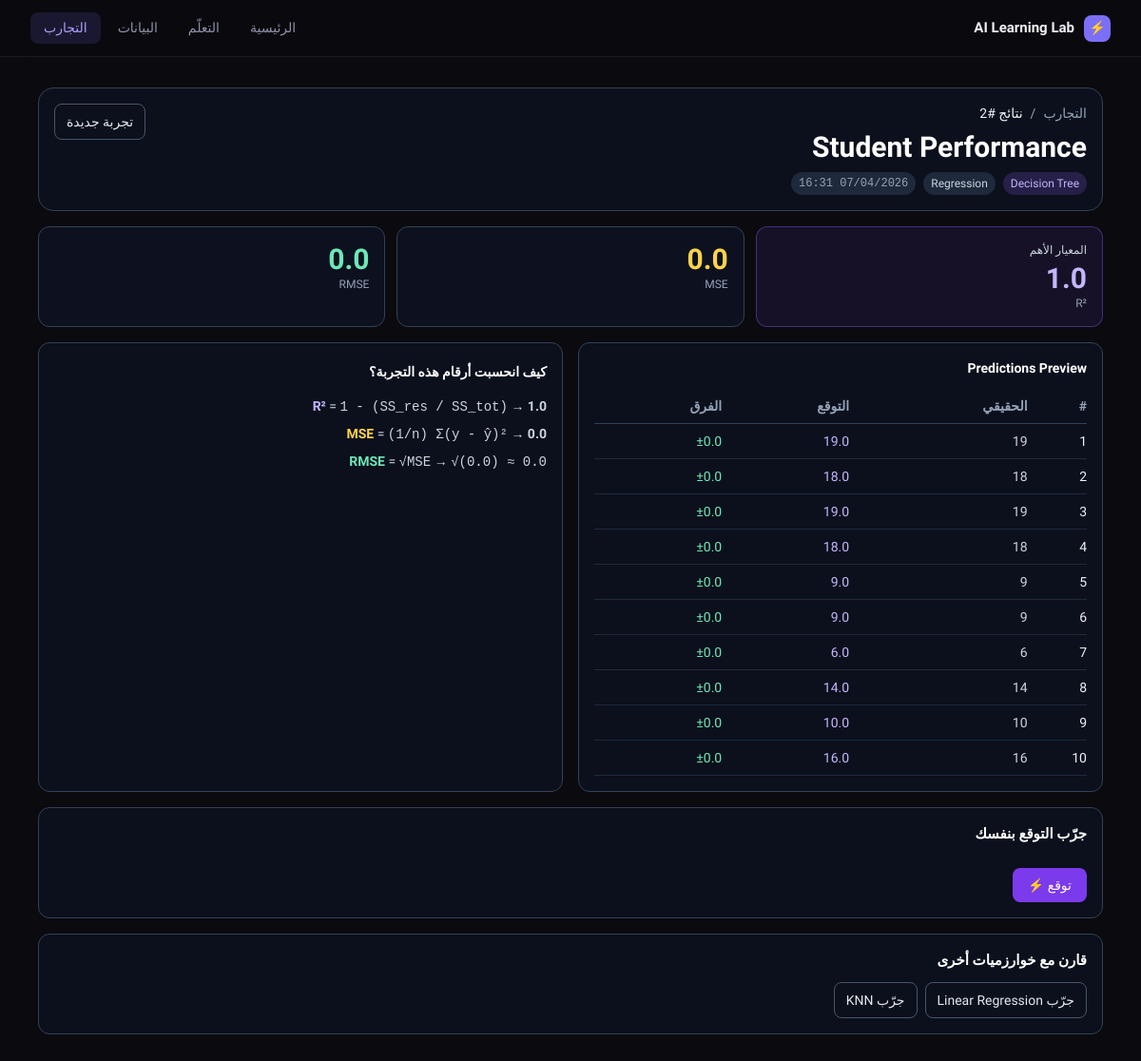
The page /experiments/2/ on the database its author committed.
### experiments/models.py (models this page shows, shortened)
class Experiment(models.Model):
    ALGORITHM_CHOICES = [
        ('linear_regression', 'Linear Regression'),
        ('logistic_regression', 'Logistic Regression'),
        ('decision_tree', 'Decision Tree'),
        ('knn', 'KNN'),
        ('automl', 'AutoML (Best Model)'),
    ]
    PROBLEM_CHOICES = [
        ('regression', 'Regression'),
        ('classification', 'Classification'),
    ]
    dataset = models.ForeignKey(Dataset, on_delete=models.CASCADE)
    problem_type = models.CharField(max_length=20, choices=PROBLEM_CHOICES)
    algorithm = models.CharField(max_length=30, choices=ALGORITHM_CHOICES)
    target_column = models.CharField(max_length=100)
    test_size = models.FloatField(default=0.2)
    random_state = models.IntegerField(null=True, blank=True)
    accuracy = models.FloatField(null=True, blank=True)
    r2_score = models.FloatField(null=True, blank=True)
    result_json = models.JSONField(null=True, blank=True)
    created_at = models.DateTimeField(auto_now_add=True)

### datasets/models.py (models this page shows, shortened)
class Dataset(models.Model):
    name = models.CharField(max_length=255)
    file = models.FileField(upload_to='datasets/')
    uploaded_at = models.DateTimeField(auto_now_add=True)
    row_count = models.IntegerField(default=0)
    column_count = models.IntegerField(default=0)

### experiments/views.py (the view)
# urls.py: path('<int:pk>/', views.experiment_detail, name='detail'),
def experiment_detail(request, pk):
    exp = get_object_or_404(Experiment, pk=pk)
    result = exp.result_json or {}
    feature_names = result.get('feature_names', [])
    feature_inputs = []
    try:
        df = pd.read_csv(exp.dataset.file.path)
        source_columns = get_column_info(df)
        source_map = {col['name']: col for col in source_columns}
        original_features = result.get('original_features') or result.get('encoders', {}).get('original_features') or feature_names
        for feat in original_features:
            col_info = source_map.get(feat, {})
            feature_inputs.append({
                'name': feat,
                'type': col_info.get('type', 'numeric'),
            })
    except Exception:
        feature_inputs = [{'name': feat, 'type': 'numeric'} for feat in feature_names]
    report = result.get('classification_report')
    if isinstance(report, dict) and 'weighted avg' in report and 'weighted_avg' not in report:
        report['weighted_avg'] = report['weighted avg']
    if isinstance(report, dict):
        weighted_avg = report.get('weighted_avg')
        if isinstance(weighted_avg, dict) and 'f1-score' in weighted_avg and 'f1_score' not in weighted_avg:
            weighted_avg['f1_score'] = weighted_avg['f1-score']
    zipped_results = list(zip(
        result.get('actual', []),
        result.get('predictions', []),
        result.get('diffs', []),
    ))
    automl_results = result.get('automl_results', [])
    algo_labels = {
        'linear_regression': 'Linear Regression',
        'logistic_regression': 'Logistic Regression',
        'decision_tree': 'Decision Tree',
        'knn': 'KNN',
    }
    for item in automl_results:
        item['label'] = algo_labels.get(item.get('algorithm'), item.get('algorithm'))
    best_automl = None
    if exp.algorithm == 'automl' and automl_results:
        best_automl = max(automl_results, key=lambda x: x.get('score', float('-inf')))
    ALGO_CHOICES = {
        'regression': [
            {'value': 'linear_regression', 'label': 'Linear Regression'},
            {'value': 'decision_tree', 'label': 'Decision Tree'},
            {'value': 'knn', 'label': 'KNN'},
        ],
        'classification': [
            {'value': 'logistic_regression', 'label': 'Logistic Regression'},
            {'value': 'decision_tree', 'label': 'Decision Tree'},
            {'value': 'knn', 'label': 'KNN'},
        ],
    }
    other_algos = [a for a in ALGO_CHOICES.get(exp.problem_type, []) if a['value'] != exp.algorithm]
    return render(request, 'experiments/detail.html', {
        'experiment': exp,
        'result': result,
        'features': feature_names,
        'feature_inputs': feature_inputs,
        'other_algos': other_algos,
        'zipped_results': zipped_results,
        'automl_results': automl_results,
        'best_automl': best_automl,
    })

### experiments/templates/experiments/detail.html (shortened to what this page needs)
{% extends 'base.html' %}
{% block nav_experiments %}active{% endblock %}
{% block content %}
<div class="max-w-6xl mx-auto px-4 py-8">
  <div class="rounded-2xl border border-slate-700 bg-slate-900/50 p-4 mb-4">
    <div class="flex flex-wrap items-start justify-between gap-3">
      <div>
        <div class="text-sm text-slate-400 mb-2 flex items-center gap-2">
          <a href="{% url 'experiments:list' %}" class="hover:text-white">التجارب</a>
          <span>/</span>
          <span class="text-slate-100">نتائج #{{ experiment.id }}</span>
        </div>
        <h1 class="text-2xl md:text-3xl font-bold text-white mb-2">{{ experiment.dataset.name }}</h1>
        <div class="flex gap-2 flex-wrap text-xs">
          <span class="px-2 py-1 rounded-full bg-violet-500/20 text-violet-300">{{ experiment.get_algorithm_display }}</span>
          {% if experiment.problem_type == 'classification' %}
            <span class="px-2 py-1 rounded-full bg-slate-800 text-slate-300">Classification</span>
          {% else %}
            <span class="px-2 py-1 rounded-full bg-slate-800 text-slate-300">Regression</span>
          {% endif %}
          <span class="px-2 py-1 rounded-full bg-slate-800 text-slate-400 font-mono">{{ experiment.created_at|date:"d/m/Y H:i" }}</span>
        </div>
      </div>
      <a href="{% url 'experiments:new' %}?dataset={{ experiment.dataset.id }}" class="px-3 py-2 rounded-lg border border-slate-600 text-slate-200 hover:bg-slate-800 text-sm">تجربة جديدة</a>
    </div>
  </div>
  {% if experiment.problem_type == 'regression' %}
  <div class="grid md:grid-cols-3 gap-3 mb-4">
    <div class="rounded-xl border border-violet-500/40 bg-violet-500/10 p-4">
      <div class="text-xs text-slate-300 mb-1">المعيار الأهم</div>
      <div class="text-3xl font-bold text-violet-300">{{ result.r2 }}</div>
      <div class="text-xs text-slate-400">R²</div>
    </div>
    <div class="rounded-xl border border-slate-700 bg-slate-900/60 p-4">
      <div class="text-3xl font-bold text-amber-300">{{ result.mse }}</div>
      <div class="text-xs text-slate-400">MSE</div>
    </div>
    <div class="rounded-xl border border-slate-700 bg-slate-900/60 p-4">
      <div class="text-3xl font-bold text-emerald-300">{{ result.rmse }}</div>
      <div class="text-xs text-slate-400">RMSE</div>
    </div>
  </div>
  <div class="grid lg:grid-cols-2 gap-4 mb-4">
    <div class="rounded-xl border border-slate-700 bg-slate-900/50 p-4">
      <h3 class="text-sm font-semibold text-white mb-3">Predictions Preview</h3>
      <div class="overflow-x-auto">
        <table class="w-full text-sm">
          <thead class="text-slate-400 border-b border-slate-700">
            <tr>
              <th class="py-2 text-right">#</th>
              <th class="py-2 text-right">الحقيقي</th>
              <th class="py-2 text-right">التوقع</th>
              <th class="py-2 text-right">الفرق</th>
            </tr>
          </thead>
          <tbody>
            {% for a, p, d in zipped_results|slice:":10" %}
            <tr class="border-b border-slate-800">
              <td class="py-2">{{ forloop.counter }}</td>
              <td class="py-2 text-slate-300">{{ a }}</td>
              <td class="py-2 text-violet-300">{{ p }}</td>
              {% if d < 1 %}
              <td class="py-2 text-emerald-300">±{{ d }}</td>
              {% else %}
              <td class="py-2 text-amber-300">±{{ d }}</td>
              {% endif %}
            </tr>
            {% endfor %}
          </tbody>
        </table>
      </div>
    </div>
    <div class="rounded-xl border border-slate-700 bg-slate-900/50 p-4 text-sm text-slate-300 leading-7">
      <h3 class="text-white font-semibold mb-2">كيف انحسبت أرقام هذه التجربة؟</h3>
      <p><span class="text-violet-300 font-semibold">R²</span> = <span class="font-mono">1 - (SS_res / SS_tot)</span> → <strong>{{ result.r2 }}</strong></p>
      <p><span class="text-amber-300 font-semibold">MSE</span> = <span class="font-mono">(1/n) Σ(y - ŷ)²</span> → <strong>{{ result.mse }}</strong></p>
      <p><span class="text-emerald-300 font-semibold">RMSE</span> = <span class="font-mono">√MSE</span> → <span class="font-mono">√({{ result.mse }}) ≈ {{ result.rmse }}</span></p>
    </div>
  </div>
  {% endif %}
  <div class="rounded-xl border border-slate-700 bg-slate-900/50 p-4 mb-4">
    <h3 class="text-white font-semibold mb-3">جرّب التوقع بنفسك</h3>
    <div id="predict-form">
      <button id="predict-btn" class="px-4 py-2 rounded-lg bg-violet-600 hover:bg-violet-500 text-white text-sm" onclick="predict()">توقع ⚡</button>
    </div>
  </div>
  <div class="rounded-xl border border-slate-700 bg-slate-900/50 p-4">
    <h3 class="text-white font-semibold mb-3">قارن مع خوارزميات أخرى</h3>
    <div class="flex gap-2 flex-wrap">
      {% for algo in other_algos %}
      <form method="POST" action="{% url 'experiments:new' %}">
        <button type="submit" class="px-3 py-2 rounded-lg border border-slate-600 text-slate-200 hover:bg-slate-800 text-sm">جرّب {{ algo.label }}</button>
      </form>
      {% endfor %}
    </div>
  </div>
</div>
{% endblock %}

### templates/base.html (style rules this page uses)
:root { --bg: #0a0a0f; --bg2: #111118; --bg3: #1a1a24; --surface: #16161f; --surface2: #1e1e2a; --border: rgba(255,255,255,0.07); --border2: rgba(255,255,255,0.12); --accent: #7c6ff7; --accent2: #a89cf7; --accent-glow: rgba(124,111,247,0.15); --green: #4ade80; --green-dim: rgba(74,222,128,0.12); --amber: #fbbf24; --amber-dim: rgba(251,191,36,0.12); --red: #f87171; --red-dim: rgba(248,113,113,0.12); --text: #f0f0f8; --text2: #9090a8; --text3: #606070; --mono: 'JetBrains Mono', monospace; --sans: 'IBM Plex Sans Arabic', sans-serif; --radius: 12px; --radius-sm: 8px; --radius-lg: 16px; }
*, *::before, *::after { box-sizing: border-box; margin: 0; padding: 0; }
html { scroll-behavior: smooth; }
body { font-family: var(--sans); background: var(--bg); color: var(--text); min-height: 100vh; font-size: 15px; line-height: 1.6; -webkit-font-smoothing: antialiased; }

### rows shown on the page
Experiment: id "2", dataset.name "Student Performance", algorithm "Decision Tree", created_at "07/04/2026 16:31"

### other values the page prints
{{ result.r2 }} "1.0"
{{ result.mse }} "0.0"
{{ result.rmse }} "0.0"
{{ a }} "19" "18" "19" "18" "9" "9" "6" "14" "10" "16"
{{ p }} "19.0" "18.0" "19.0" "18.0" "9.0" "9.0" "6.0" "14.0" "10.0" "16.0"
{{ d }} "0.0" "0.0" "0.0" "0.0" "0.0" "0.0" "0.0" "0.0" "0.0" "0.0"
{{ algo.label }} "Linear Regression" "KNN"
